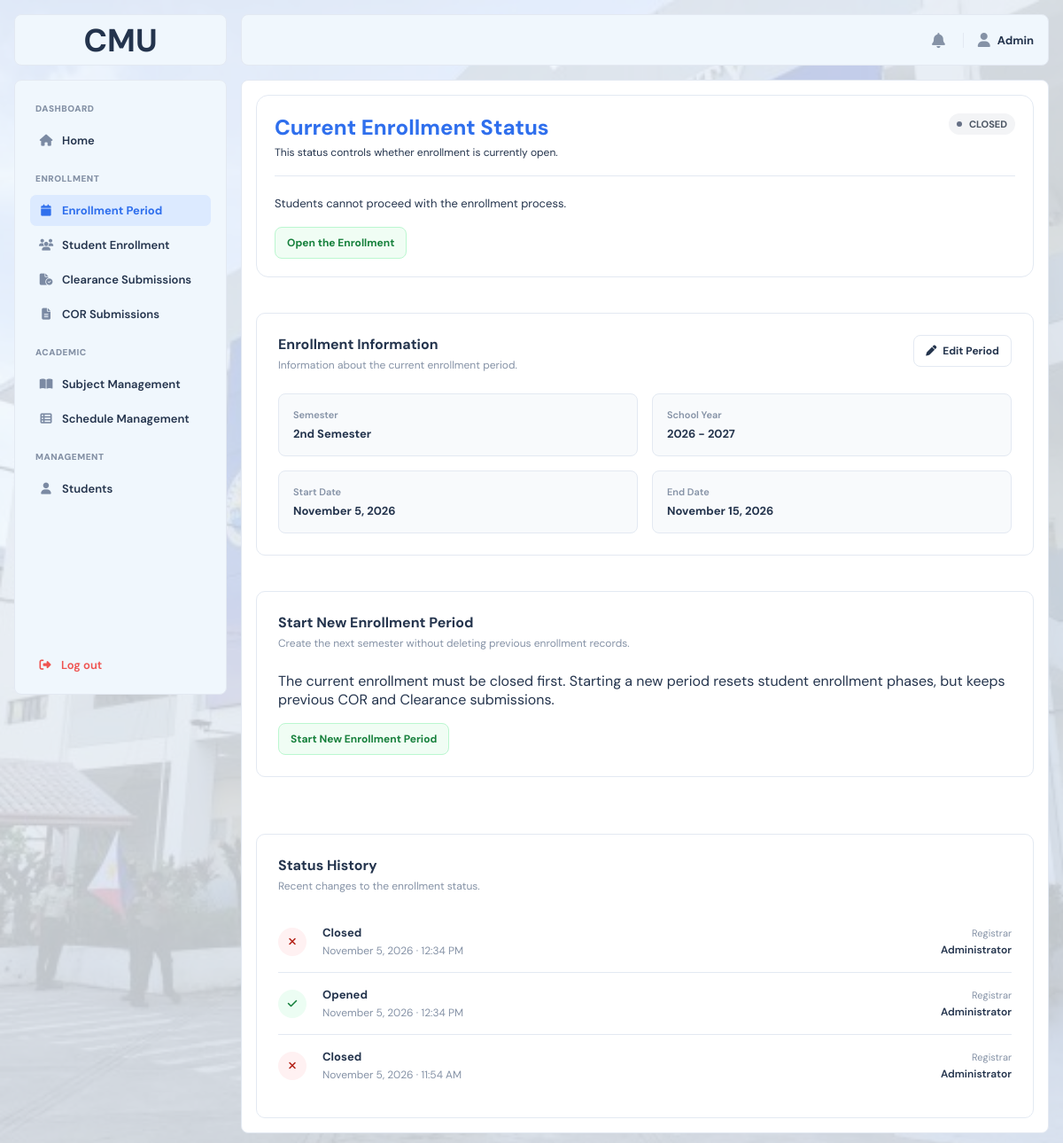
Before: /?page=enrollment_period (signed in) with the older database file.
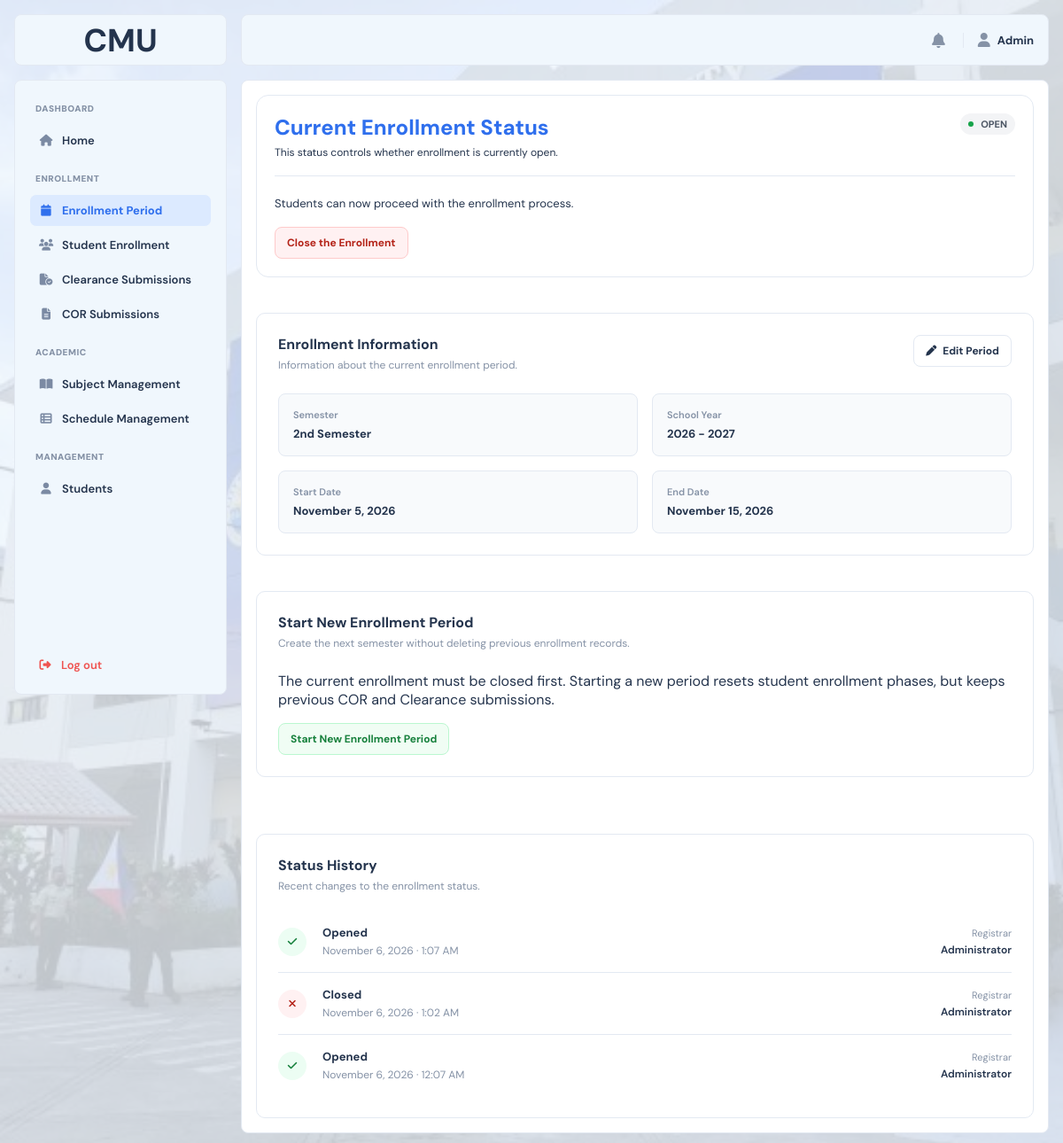
After: the same page with the newer database file.
### tables this page shows
CREATE TABLE `system_settings` (
  `setting_id` int(10) UNSIGNED NOT NULL,
  `enrollment_status` enum('OPEN','CLOSED') NOT NULL DEFAULT 'CLOSED',
  `semester` varchar(50) DEFAULT NULL,
  `school_year` varchar(20) DEFAULT NULL,
  `start_date` date DEFAULT NULL,
  `end_date` date DEFAULT NULL,
  `updated_at` datetime NOT NULL DEFAULT current_timestamp() ON UPDATE current_timestamp()
);

CREATE TABLE `enrollment_status_history` (
  `history_id` int(10) UNSIGNED NOT NULL,
  `status` enum('OPENED','CLOSED') NOT NULL,
  `changed_at` datetime NOT NULL DEFAULT current_timestamp(),
  `changed_by` int(10) UNSIGNED DEFAULT NULL
);

### index.php (called while the page is built, shortened)
<?php
$pages = [
    'home_main' => 'main/home_main.php',
    'course_offering' => 'main/course_offering.php',
    'faculty_evaluation' => 'main/faculty_evaluation.php',
    'evaluation_form' => 'main/evaluation_form.php',
    'clearance_main' => 'main/clearance_main.php',
    'cor' => 'main/cor.php',
    'my_enrollment' => 'main/my_enrollment.php',
    'profile' => 'main/profile.php',
    'admin_home' => 'admin/admin_home.php',
    'enrollment_period' => 'admin/enrollment_period.php',
    'student_enrollment' => 'admin/student_enrollment.php',
    'clearance_submissions' => 'admin/clearance_submissions.php',
    'cor_submissions' => 'admin/cor_submissions.php',
    'course_offerings' => 'admin/course_offerings.php',
    'course_management' => 'admin/course_management.php',
    'student_management' => 'admin/student_management.php',
    'login' => 'auth/login.php',
    'register' => 'auth/register.php',
    'forget' => 'auth/forget.php',
    'verification' => 'auth/verification.php',
    'reset' => 'auth/reset.php',
    'set_password' => 'auth/set_password.php',
    'error404' => 'error/error404.php',
    'maintenance' => 'error/maintenance.php',
    'sample' => 'sample.php',
];
$page = $_GET['page'] ?? 'login';
require FRONTEND_PATH . '/pages/' . $pages[$page];

### frontend/pages/admin/enrollment_period.php (the view, shortened to what the changed rows need)
<?php
$currentPage = 'enrollment_period';
$stmt = $conn->prepare(
    'SELECT
        enrollment_status,
        semester,
        school_year,
        start_date,
        end_date
     FROM system_settings
     WHERE setting_id = 1
     LIMIT 1'
);
$stmt->execute();
$result = $stmt->get_result();
$settings = $result->fetch_assoc();
$enrollmentStatus = $settings['enrollment_status'] ?? 'CLOSED';
$isEnrollmentOpen = $enrollmentStatus === 'OPEN';
$statusClass = $isEnrollmentOpen
    ? 'admin-status-open'
    : 'admin-status-closed';
$history = [];
$result = $conn->query(
    "SELECT
        h.status,
        h.changed_at,
        CASE
            WHEN u.role = 'ADMIN' THEN 'Administrator'
            ELSE COALESCE(u.account_number, 'Unknown')
        END AS changed_by_name
     FROM enrollment_status_history h
     LEFT JOIN users u
        ON u.user_id = h.changed_by
     ORDER BY h.changed_at DESC, h.history_id DESC
     LIMIT 3"
);
while ($row = $result->fetch_assoc()) {
    $history[] = $row;
}
?>
<!DOCTYPE html>
<html lang="en">
<head>
    <link rel="stylesheet"
          href="<?= BASE_URL ?>frontend/assets/css/main.css">
    <link rel="stylesheet"
          href="<?= BASE_URL ?>frontend/assets/css/admin.css">
    <link rel="stylesheet"
          href="https://cdnjs.cloudflare.com/ajax/libs/font-awesome/6.5.2/css/all.min.css">
</head>
<body>
<div class="layout">
    <?php require FRONTEND_PATH . 'includes/admin_sidebar.php'; ?>
    <div class="main">
        <div class="content">
            <section class="admin-period-card">
                <div class="admin-period-card-header">
                    <div>
                        <h2>
                            Current Enrollment Status
                        </h2>
                        <p>
                        </p>
                    </div>
                    <span class="admin-status-badge <?= $statusClass ?>">
                        <span class="admin-status-dot"></span>
                        <?= htmlspecialchars(
                            $enrollmentStatus,
                            ENT_QUOTES,
                            'UTF-8'
                        ) ?>
                    </span>
                </div>
                <div class="admin-enrollment-main">
                    <p>
                        <?= $isEnrollmentOpen
                            ? 'Students can now proceed with the enrollment process.'
                            : 'Students cannot proceed with the enrollment process.' ?>
                    </p>
                    <?php if ($isEnrollmentOpen): ?>
                        <button
                            type="button"
                            class="admin-close-enrollment-button"
                            id="openCloseEnrollmentModal">
                            Close the Enrollment
                        </button>
                    <?php else: ?>
                        <button
                            type="button"
                            class="admin-open-enrollment-button"
                            id="openCloseEnrollmentModal">
                            Open the Enrollment
                        </button>
                    <?php endif; ?>
                </div>
            </section>
            <section class="admin-period-info-card">
                <div class="admin-period-info-header">
                    <div>
                        <h2>
                            Enrollment Information
                        </h2>
                    </div>
                </div>
                <div class="admin-period-info-grid">
                    <div class="admin-period-info-item">
                        <span>
                            Semester
                        </span>
                        <strong>
                            <?= htmlspecialchars(
                                $settings['semester'] ?? 'Not set',
                                ENT_QUOTES,
                                'UTF-8'
                            ) ?>
                        </strong>
                    </div>
                    <div class="admin-period-info-item">
                        <span>
                            School Year
                        </span>
                        <strong>
                            <?= htmlspecialchars(
                                $settings['school_year'] ?? 'Not set',
                                ENT_QUOTES,
                                'UTF-8'
                            ) ?>
                        </strong>
                    </div>
                    <div class="admin-period-info-item">
                        <span>
                            Start Date
                        </span>
                        <strong>
                            <?= !empty($settings['start_date'])
                                ? date(
                                    'F j, Y',
                                    strtotime($settings['start_date'])
                                )
                                : 'Not set' ?>
                        </strong>
                    </div>
                    <div class="admin-period-info-item">
                        <span>
                            End Date
                        </span>
                        <strong>
                            <?= !empty($settings['end_date'])
                                ? date(
                                    'F j, Y',
                                    strtotime($settings['end_date'])
                                )
                                : 'Not set' ?>
                        </strong>
                    </div>
                </div>
            </section>
            <section class="admin-period-info-card" style="margin-bottom:24px">
                <div class="admin-period-info-header"><div><h2>Start New Enrollment Period</h2><p>Create the next semester without deleting previous enrollment records.</p></div></div>
            </section>
            <section class="admin-history-card">
                <div class="admin-history-header">
                    <div>
                        <h2>Status History</h2>
                    </div>
                </div>
                <div class="admin-history-list">
                    <?php if (empty($history)): ?>
                        <div class="admin-history-empty">
                            No enrollment status history yet.
                        </div>
                    <?php else: ?>
                        <?php foreach ($history as $item): ?>
                            <?php
                            $isOpened = $item['status'] === 'OPENED';
                            $historyStatus = $isOpened
                                ? 'Opened'
                                : 'Closed';
                            $historyClass = $isOpened
                                ? 'admin-history-opened'
                                : 'admin-history-closed';
                            $historyDate = date(
                                'F j, Y',
                                strtotime($item['changed_at'])
                            );
                            $historyTime = date(
                                'g:i A',
                                strtotime($item['changed_at'])
                            );
                            ?>
                            <div class="admin-history-item">
                                <div class="admin-history-icon <?= $historyClass ?>">
                                    <?php if ($isOpened): ?>
                                        <i class="fa-solid fa-check"></i>
                                    <?php else: ?>
                                        <i class="fa-solid fa-xmark"></i>
                                    <?php endif; ?>
                                </div>
                                <div class="admin-history-content">
                                    <strong>
                                        <?= $historyStatus ?>
                                    </strong>
                                    <span>
                                        <?= $historyDate ?>
                                        ·
                                        <?= $historyTime ?>
                                    </span>
                                </div>
                                <div class="admin-history-admin">
                                    <span>Registrar</span>
                                    <strong>
                                        <?= htmlspecialchars(
                                            $item['changed_by_name'],
                                            ENT_QUOTES,
                                            'UTF-8'
                                        ) ?>
                                    </strong>
                                </div>
                            </div>
                        <?php endforeach; ?>
                    <?php endif; ?>
                </div>
            </section>
        </div>
    </div>
</div>
</body>
</html>

### frontend/includes/admin_sidebar.php (shortened to what the changed rows need)
<?php
if (!function_exists('e')) {
    function e($value)
    {
        return htmlspecialchars(
            (string) $value,
            ENT_QUOTES,
            'UTF-8'
        );
    }
}
$currentPage = $currentPage ?? '';
$sidebarPagesUrl = BASE_URL;
$sidebarMenu = [
    [
        'title' => 'Enrollment',
        'items' => [
            ['key' => 'enrollment_period', 'label' => 'Enrollment Period', 'icon' => 'fa-calendar', 'link' => '?page=enrollment_period'],
            ['key' => 'student_enrollment', 'label' => 'Student Enrollment', 'icon' => 'fa-users', 'link' => '?page=student_enrollment'],
            ['key' => 'clearance_submissions', 'label' => 'Clearance Submissions', 'icon' => 'fa-file-circle-check', 'link' => '?page=clearance_submissions'
            ],
            ['key' => 'cor_submissions', 'label' => 'COR Submissions', 'icon' => 'fa-file-lines', 'link' => '?page=cor_submissions'],
        ],
    ],
    [
        'title' => 'Academic',
        'items' => [
            ['key' => 'course_management',     'label' => "Subject Management",  'icon' => 'fa-book-open', 'link' => '?page=course_management'],
            ['key' => 'course_offerings',     'label' => "Schedule Management",  'icon' => 'fa-table-list', 'link' => '?page=course_offerings'],
        ],
    ],
    [
        'title' => 'Management',
        'items' => [
            ['key' => 'student_management',  'label' => 'Students', 'icon' => 'fa-user', 'link' => '?page=student_management'],
        ],
    ],
];
?>
<aside class="sidebar" id="sidebar">
    <nav class="menu">
        <p class="menu-title">Dashboard</p>
        <a href="<?= e($sidebarPagesUrl) ?>?page=admin_home" class="menu-link <?= $currentPage === 'admin_home' ? 'active' : '' ?>">
            <i class="fa-solid fa-house"></i>
            Home
        </a>
        <?php foreach ($sidebarMenu as $section): ?>
            <p class="menu-title"><?= e($section['title']) ?></p>
            <?php foreach ($section['items'] as $item): ?>
                <a href="<?= e($sidebarPagesUrl . $item['link']) ?>"
                   class="menu-link <?= $currentPage === $item['key'] ? 'active' : '' ?>">
                    <i class="fa-solid <?= e($item['icon']) ?>"></i>
                    <?= e($item['label']) ?>
                </a>
            <?php endforeach; ?>
        <?php endforeach; ?>
    </nav>
</aside>

Changed rows visible on the page:
no longer on this page (row unchanged): enrollment_status_history: status "Closed", changed_at "November 5, 2026", changed_at "12:34 PM", changed_by_name "Administrator"
no longer on this page (row unchanged): enrollment_status_history: status "Opened", changed_at "November 5, 2026", changed_at "12:34 PM", changed_by_name "Administrator"
no longer on this page (row unchanged): enrollment_status_history: status "Closed", changed_at "November 5, 2026", changed_at "11:54 AM", changed_by_name "Administrator"
changed system_settings "2nd Semester": enrollment_status "CLOSED" → "OPEN"
added enrollment_status_history: status "Opened", changed_at "November 6, 2026", changed_at "1:07 AM", changed_by_name "Administrator"
added enrollment_status_history: status "Closed", changed_at "November 6, 2026", changed_at "1:02 AM", changed_by_name "Administrator"
added enrollment_status_history: status "Opened", changed_at "November 6, 2026", changed_at "12:07 AM", changed_by_name "Administrator"
Other visible differences:
text no longer shown: "Students cannot proceed with the enrollment process. Open the Enrollment"
text now shown: "Students can now proceed with the enrollment process. Close the Enrollment"
